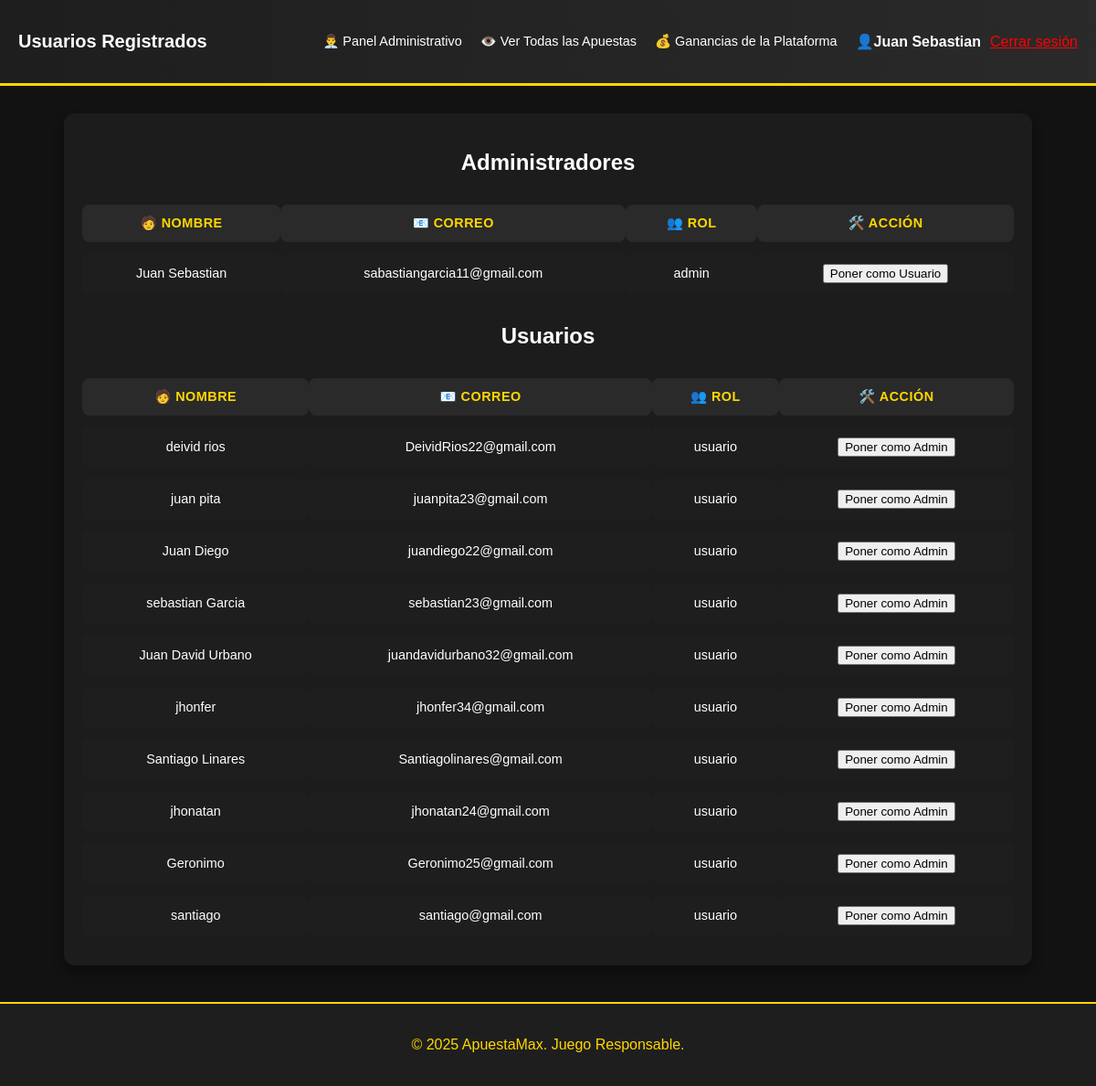
The app's page /ver_usuarios.php (signed in) with its own data.
### tables this page shows
CREATE TABLE `usuarios` (
  `id` int(11) NOT NULL,
  `nombre_completo` varchar(50) NOT NULL,
  `correo` varchar(50) NOT NULL,
  `usuario` varchar(50) NOT NULL,
  `contraseña` varchar(50) NOT NULL,
  `rol` enum('usuario','admin') DEFAULT 'usuario'
);

### ver_usuarios.php (the view, shortened to what this page needs)
<?php
$usuarioActivo = isset($_SESSION['usuario']);
$nombreUsuario = $usuarioActivo ? $_SESSION['usuario'] : 'Invitado';
require 'php/conexion_be.php';
$sql_usuarios = "SELECT id, nombre_completo, correo, rol FROM usuarios WHERE rol = 'usuario'";
$sql_admins = "SELECT id, nombre_completo, correo, rol FROM usuarios WHERE rol = 'admin'";
$resultado_usuarios = $conexion->query($sql_usuarios);
$resultado_admins = $conexion->query($sql_admins);
?>
<!DOCTYPE html>
<html lang="es">
<head>
    <link rel="stylesheet" href="css/usuarios.css">
</head>
<body>
    <header>
        <h1>Usuarios Registrados</h1>
        <nav>
            <ul>
                <li><a href="admin.php">👨‍💼 Panel Administrativo</a></li>
                <li><a href="ver_apuestas.php">👁️ Ver Todas las Apuestas</a></li>
                <li><a href="estadisticas_apuestas.php">💰 Ganancias de la Plataforma</a></li>
                <div class="usuario">
                    👤 <strong><?php echo htmlspecialchars($nombreUsuario); ?></strong>
                    <a href="logout.php" style="margin-left: 10px; color: red;">Cerrar sesión</a>
                </div>
            </ul>
        </nav>
    </header>
    <main>
        <section class="usuarios">
            <h2>Administradores</h2>
            <table>
                <thead>
                    <tr>
                        <th>🧑 Nombre</th>
                        <th>📧 Correo</th>
                        <th>👥 Rol</th>
                        <th>🛠️ Acción</th>
                    </tr>
                </thead>
                <tbody>
                    <?php if ($resultado_admins->num_rows > 0): ?>
                        <?php while ($row = $resultado_admins->fetch_assoc()): ?>
                            <tr>
                                <td><?php echo htmlspecialchars($row['nombre_completo']); ?></td>
                                <td><?php echo htmlspecialchars($row['correo']); ?></td>
                                <td><?php echo htmlspecialchars($row['rol']); ?></td>
                                <td>
                                    <?php if ($row['id'] !== 1): ?>
                                        <form action="ver_usuarios.php" method="POST">
                                            <button type="submit" name="cambiar_rol">Poner como Usuario</button>
                                        </form>
                                    <?php endif; ?>
                                </td>
                            </tr>
                        <?php endwhile; ?>
                    <?php else: ?>
                        <tr><td colspan="4">No hay administradores registrados.</td></tr>
                    <?php endif; ?>
                </tbody>
            </table>
            <h2>Usuarios</h2>
            <table>
                <thead>
                    <tr>
                        <th>🧑 Nombre</th>
                        <th>📧 Correo</th>
                        <th>👥 Rol</th>
                        <th>🛠️ Acción</th>
                    </tr>
                </thead>
                <tbody>
                    <?php if ($resultado_usuarios->num_rows > 0): ?>
                        <?php while ($row = $resultado_usuarios->fetch_assoc()): ?>
                            <tr>
                                <td><?php echo htmlspecialchars($row['nombre_completo']); ?></td>
                                <td><?php echo htmlspecialchars($row['correo']); ?></td>
                                <td><?php echo htmlspecialchars($row['rol']); ?></td>
                                <td>
                                    <?php if ($row['id'] !== 1): ?>
                                        <form action="ver_usuarios.php" method="POST">
                                            <button type="submit" name="cambiar_rol">Poner como Admin</button>
                                        </form>
                                    <?php endif; ?>
                                </td>
                            </tr>
                        <?php endwhile; ?>
                    <?php else: ?>
                        <tr><td colspan="4">No hay usuarios registrados.</td></tr>
                    <?php endif; ?>
                </tbody>
            </table>
        </section>
    </main>
    <footer>
        <p>&copy; 2025 ApuestaMax. Juego Responsable.</p>
    </footer>
</body>
</html>

### css/usuarios.css (style rules this page uses)
body { font-family: Arial, sans-serif; margin: 0; padding: 0; background-color: #121212; color: white; text-align: center; }
header { background: linear-gradient(90deg, #1e1e1e, #2a2a2a); color: white; padding: 20px; display: flex; justify-content: space-between; align-items: center; border-bottom: 3px solid gold; }
header h1 { font-size: 20px; margin: 0; }
nav ul { list-style: none; display: flex; gap: 20px; padding: 0; }
nav ul li a { color: white; text-decoration: none; font-size: 0.9em; }
.usuario { display: flex; align-items: center; }
section.usuarios { width: 85%; margin: 30px auto; padding: 20px; background-color: #1c1c1c; border-radius: 12px; box-shadow: 0 6px 12px rgba(0, 0, 0, 0.4); overflow-x: auto; }
section.usuarios table { width: 100%; border-collapse: separate; border-spacing: 0 12px; background-color: transparent; }
section.usuarios thead th { padding: 12px 16px; background-color: #2a2a2a; color: gold; font-weight: bold; font-size: 0.9em; text-transform: uppercase; text-align: center; border-radius: 8px; letter-spacing: 0.5px; }
section.usuarios tbody td { padding: 12px 16px; background-color: #1e1e1e; color: white; font-size: 0.9em; border-radius: 8px; transition: background-color 0.3s ease, transform 0.2s ease; text-align: center; }
footer { background: #1e1e1e; color: gold; padding: 20px; border-top: 2px solid gold; margin-top: 40px; }

### records on screen
usuarios: nombre_completo "Juan Sebastian", correo "sabastiangarcia11@gmail.com", rol "admin"
usuarios: nombre_completo "deivid rios", correo "DeividRios22@gmail.com", rol "usuario"
usuarios: nombre_completo "juan pita", correo "juanpita23@gmail.com", rol "usuario"
usuarios: nombre_completo "Juan Diego", correo "juandiego22@gmail.com", rol "usuario"
usuarios: nombre_completo "sebastian Garcia", correo "sebastian23@gmail.com", rol "usuario"
usuarios: nombre_completo "Juan David Urbano", correo "juandavidurbano32@gmail.com", rol "usuario"
usuarios: nombre_completo "jhonfer", correo "jhonfer34@gmail.com", rol "usuario"
usuarios: nombre_completo "Santiago Linares", correo "Santiagolinares@gmail.com", rol "usuario"
usuarios: nombre_completo "jhonatan", correo "jhonatan24@gmail.com", rol "usuario"
usuarios: nombre_completo "Geronimo", correo "Geronimo25@gmail.com", rol "usuario"
usuarios: nombre_completo "santiago", correo "santiago@gmail.com", rol "usuario"

### other values on screen
$nombreUsuario "Juan Sebastian"
